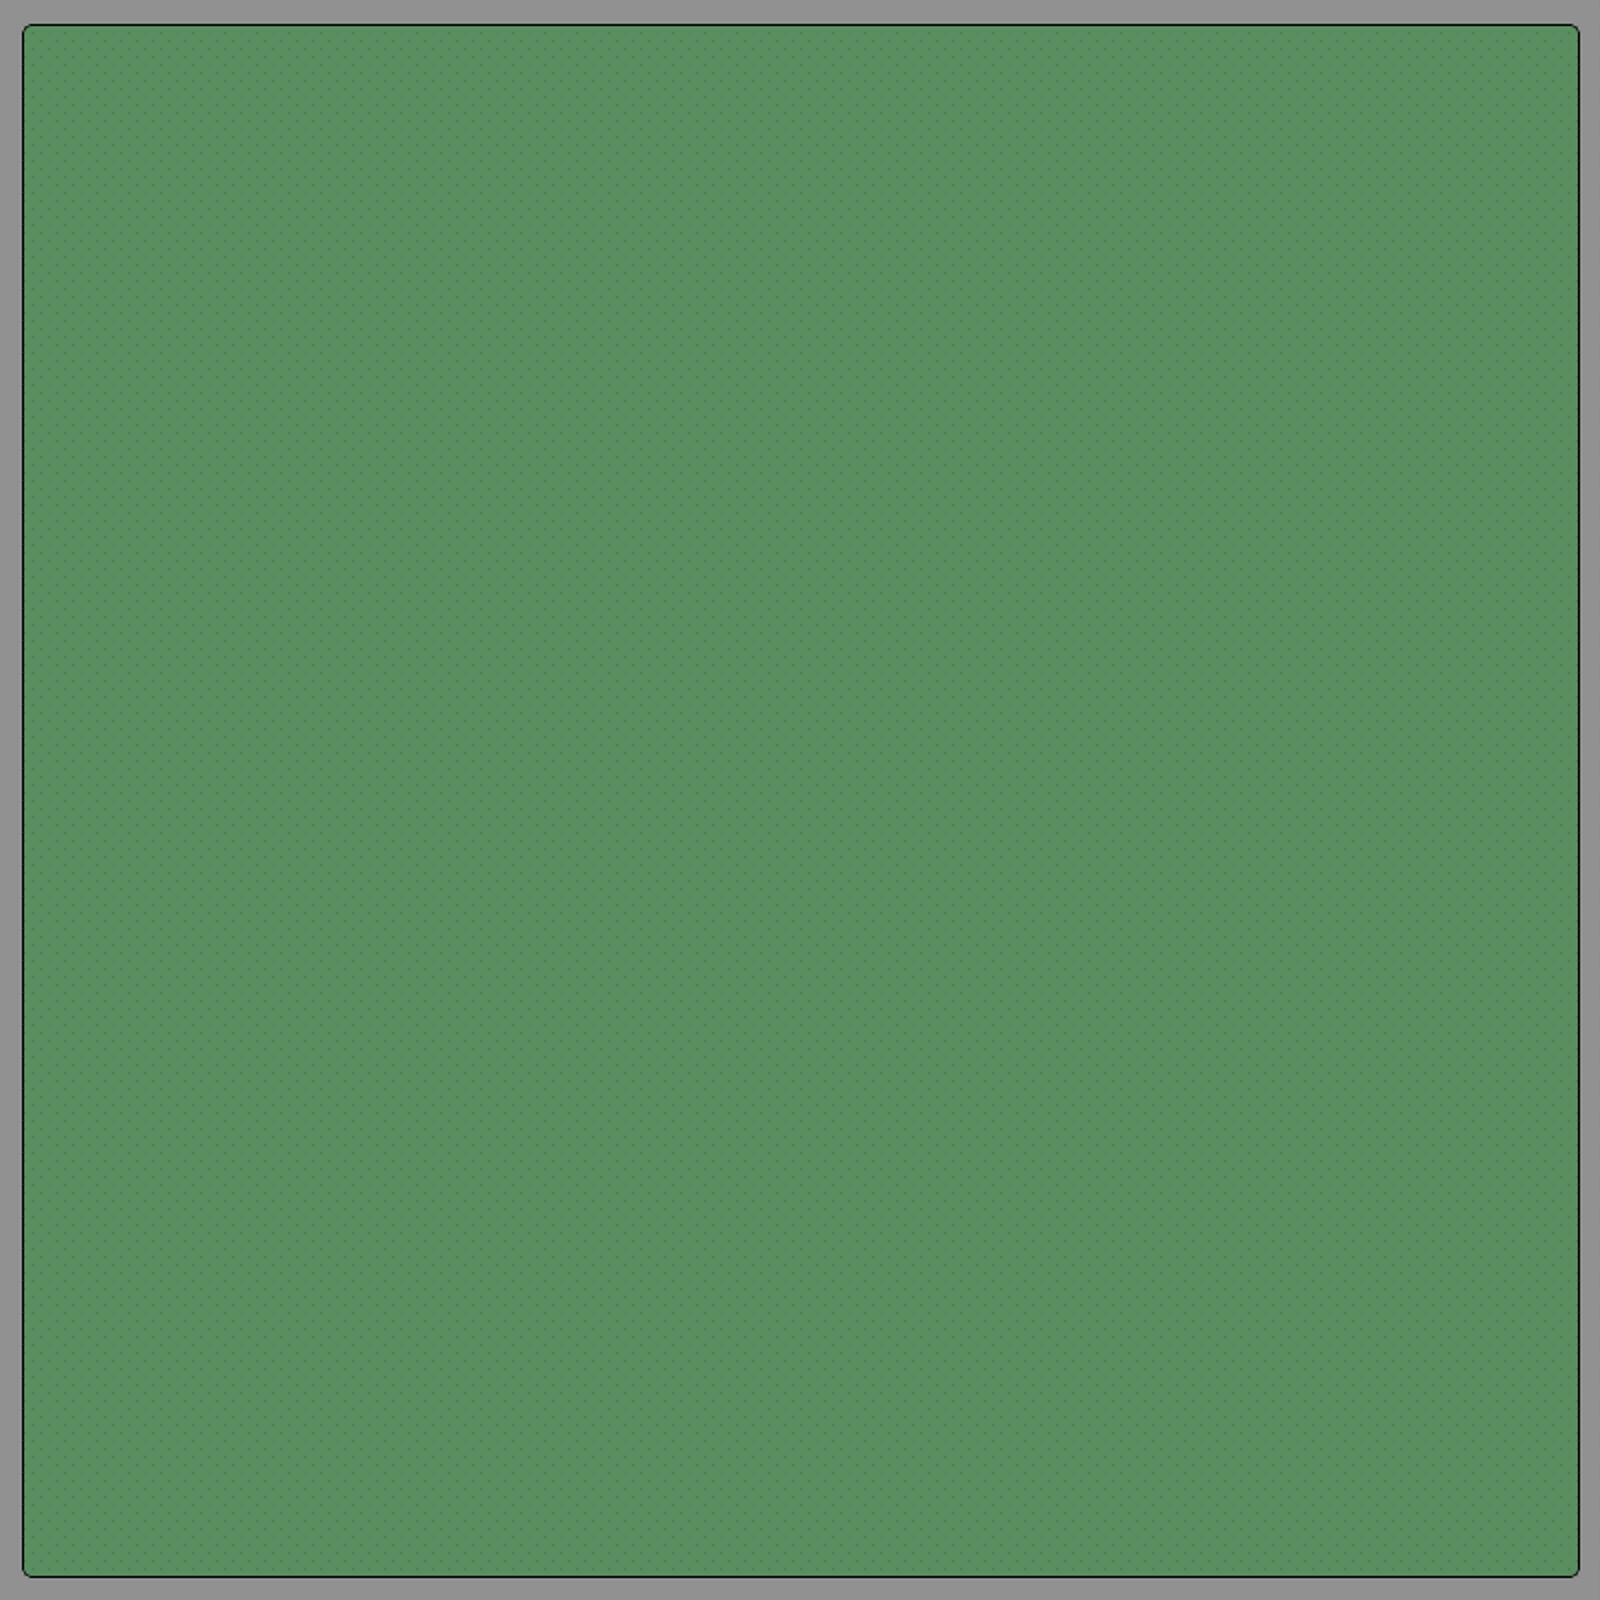

The image is a tile-based game level rendered from a .tmx file. Its description and source (layers, tilesets, objects; grid data summarised) follow:
An orthogonal 50x50 tile map with 32x32 px tiles, 1 tile layer (Tile Layer 1) and 5 objects (t, l, b, r, player).

<map version="1.0" orientation="orthogonal" renderorder="right-down" width="50" height="50" tilewidth="32" tileheight="32" nextobjectid="20">
 <tileset firstgid="1" name="tilesetmap" tilewidth="32" tileheight="32" tilecount="12" columns="4">
  <image source="tilesetmap.png" width="128" height="96" />
 </tileset>
 <layer name="Tile Layer 1" width="50" height="50">
  <data>[2500 cells, 2500 non-empty, 9 distinct tile ids]</data>
 </layer>
 <objectgroup color="#ff0000" name="triggers" visible="0">
  <object id="3" name="t" x="32" y="1568" width="1536" height="32">
   <properties>
    <property name="blocker" value="t" />
   </properties>
  </object>
  <object id="12" name="l" x="1568" y="32" width="32" height="1536">
   <properties>
    <property name="blocker" value="l" />
   </properties>
  </object>
  <object id="14" name="b" x="32" y="0" width="1536" height="32">
   <properties>
    <property name="blocker" value="b" />
   </properties>
  </object>
  <object id="15" name="r" x="0" y="32" width="32" height="1536">
   <properties>
    <property name="blocker" value="r" />
   </properties>
  </object>
  <object id="18" name="player" gid="4" x="64" y="1536" width="32" height="32">
   <properties>
    <property name="player" value="yes" />
   </properties>
  </object>
 </objectgroup>
</map>
